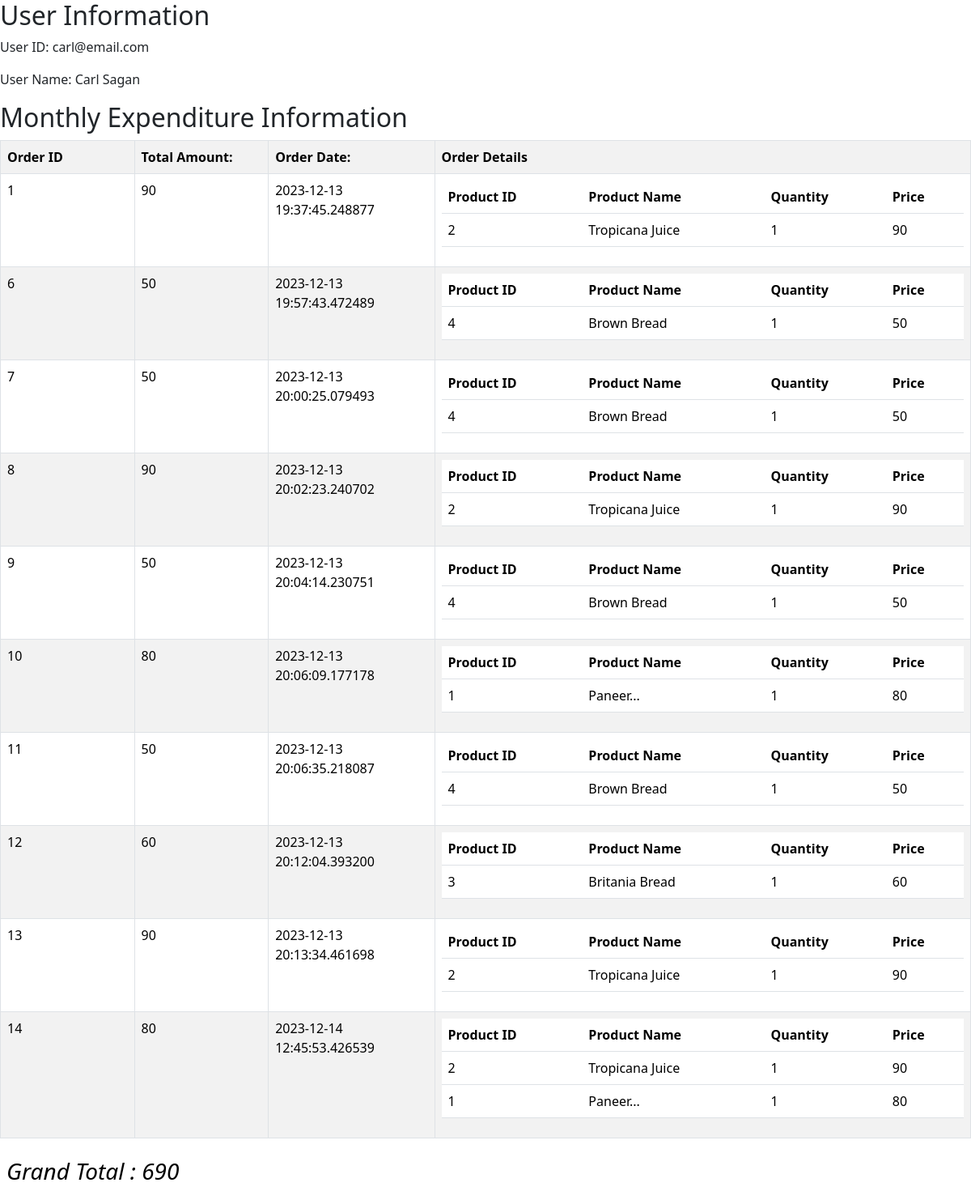
Screenshot of /report with the database file from the repository.
### app.py (models this page shows)
class User(db.Model, UserMixin):
    __tablename__ = 'user'
    user_id = db.Column(db.Integer,autoincrement = True, primary_key=True)
    full_name = db.Column(db.String())
    email = db.Column(db.String(), unique=True)
    password = db.Column(db.String(255))
    active = db.Column(db.Boolean())
    roles = db.relationship('Role', secondary=roles_users,backref=db.backref('users', lazy='subquery'))
    fs_uniquifier = db.Column(db.String, unique=True, nullable=False)

class Order(db.Model):
    __tablename__ = 'order'
    order_id = db.Column(db.Integer(), primary_key=True)
    user_id = db.Column(db.Integer(),ForeignKey ("user.user_id"))
    total = db.Column(db.Integer())
    order_date =  db.Column(db.DateTime, default=datetime.utcnow)
    delivery_date = db.Column(db.Numeric())
    status = db.Column(db.String())
    receiver = db.Column(db.String(50))
    address = db.Column(db.String())
    city = db.Column(db.String())
    state = db.Column(db.String())
    pin_code = db.Column(db.Integer())
    order_details = db.relationship('Order_Details', backref='order', lazy='dynamic')

class Order_Details(db.Model):
    __tablename__ = 'order_details'
    order_details_id = db.Column(db.Integer(), primary_key=True)
    order_id = db.Column(db.Integer(), ForeignKey ("order.order_id"))
    product_id = db.Column(db.Integer(),ForeignKey ("product.product_id"))
    product_name = db.Column(db.String(), ForeignKey ("product.name"))
    quantity = db.Column(db.Integer())
    per_unit_price = db.Column(db.Integer())
    price = db.Column(db.Integer())
    product = db.relationship('Product', foreign_keys=[product_id], backref='order_details')

### app.py (the view)
@app.route('/report')
def report():
    user = 4
    current_date = datetime.now()
    last_day = current_date.replace(day=1, hour=0, minute=0, second=0, microsecond=0)
    first_day = (last_day - timedelta(days=1)).replace(day=1)
    user_obj = User.query.filter_by(user_id = user).first()
    orders = Order.query.filter(Order.user_id == user and (Order.order_date >= first_day, Order.order_date < last_day)).all()
    grand_total = 0
    for i in orders:
        grand_total = grand_total + i.total
    return render_template('pdf-report.html', user_obj = user_obj, orders = orders, grand_total = grand_total)

### templates/pdf-report.html (shortened to what this page needs)
<!DOCTYPE html>
<html lang="en">
<head>
    <link href="https://cdn.jsdelivr.net/npm/bootstrap@5.3.2/dist/css/bootstrap.min.css" rel="stylesheet">
</head>
<body>
    <h2>User Information</h2>
    <p>User ID: {{ user_obj.email }}</p>
    <p>User Name: {{ user_obj.full_name }}</p>
    <h2>Monthly Expenditure Information</h2>
    <div class="table">
        <table class=" table table-striped table-bordered">
            <tr>
                <th class="col-1"> Order ID</th>
                <th class="col-1">Total Amount: </th>
                <th class="col-1">Order Date: </th>
                <th class="col-4">Order Details</th>
            </tr>
            {% for order in orders %}
            <tr >
                <td>{{ order.order_id }}</td>
                <td>{{ order.total }}</td>
                <td>{{ order.order_date }}</td>
                <td>
                    <table class="table">
                        <tr>
                           <th>Product ID</th>
                           <th>Product Name</th>
                           <th>Quantity</th>
                           <th>Price</th>
                        </tr>
                        {% for detail in order.order_details %}
                        <tr>
                           <td>{{ detail.product_id }}</td>
                           <td>{{ detail.product_name }}</td>
                           <td>{{ detail.quantity }}</td>
                           <td>{{ detail.price }}</td>
                        </tr>
                        {% endfor %}
                    </table>
                </td>
            </tr>
            {% endfor %}
        </table>
        <div><b><h3><em>Grand Total : {{grand_total}}  </em></h3></b></div>
    </div>
</body>
</html>

### rows the page displays
User: email "carl@email.com", full_name "Carl Sagan"
Order: order_id "1", total "90", order_date "2023-12-13 19:37:45.248877"
Order_Details: product_id "2", product_name "Tropicana Juice", quantity "1", price "90"
Order: order_id "6", total "50", order_date "2023-12-13 19:57:43.472489"
Order_Details: product_id "4", product_name "Brown Bread", quantity "1", price "50"
Order: order_id "7", total "50", order_date "2023-12-13 20:00:25.079493"
Order_Details: product_id "4", product_name "Brown Bread", quantity "1", price "50"
Order: order_id "8", total "90", order_date "2023-12-13 20:02:23.240702"
Order_Details: product_id "2", product_name "Tropicana Juice", quantity "1", price "90"
Order: order_id "9", total "50", order_date "2023-12-13 20:04:14.230751"
Order_Details: product_id "4", product_name "Brown Bread", quantity "1", price "50"
Order: order_id "10", total "80", order_date "2023-12-13 20:06:09.177178"
Order_Details: product_id "1", product_name "Paneer...", quantity "1", price "80"
Order: order_id "11", total "50", order_date "2023-12-13 20:06:35.218087"
Order_Details: product_id "4", product_name "Brown Bread", quantity "1", price "50"
Order: order_id "12", total "60", order_date "2023-12-13 20:12:04.393200"
Order_Details: product_id "3", product_name "Britania Bread", quantity "1", price "60"
Order: order_id "13", total "90", order_date "2023-12-13 20:13:34.461698"
Order_Details: product_id "2", product_name "Tropicana Juice", quantity "1", price "90"
Order: order_id "14", total "80", order_date "2023-12-14 12:45:53.426539"
Order_Details: product_id "2", product_name "Tropicana Juice", quantity "1", price "90"
Order_Details: product_id "1", product_name "Paneer...", quantity "1", price "80"

### other values shown
{{ grand_total }} "690"
